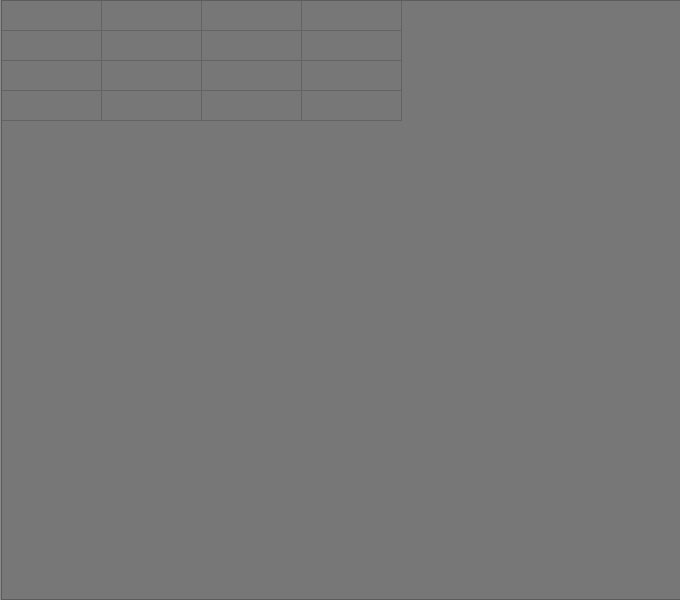
<?xml version="1.0" encoding="UTF-8"?>
<ui version="4.0">
 <class>PdThumbSel</class>
 <widget class="QDialog" name="PdThumbSel">
  <property name="geometry">
   <rect>
    <x>0</x>
    <y>0</y>
    <width>680</width>
    <height>600</height>
   </rect>
  </property>
  <property name="minimumSize">
   <size>
    <width>680</width>
    <height>600</height>
   </size>
  </property>
  <property name="palette">
   <palette>
    <active>
     <colorrole role="Base">
      <brush brushstyle="SolidPattern">
       <color alpha="255">
        <red>252</red>
        <green>252</green>
        <blue>252</blue>
       </color>
      </brush>
     </colorrole>
     <colorrole role="Window">
      <brush brushstyle="SolidPattern">
       <color alpha="255">
        <red>136</red>
        <green>136</green>
        <blue>136</blue>
       </color>
      </brush>
     </colorrole>
    </active>
    <inactive>
     <colorrole role="Base">
      <brush brushstyle="SolidPattern">
       <color alpha="255">
        <red>252</red>
        <green>252</green>
        <blue>252</blue>
       </color>
      </brush>
     </colorrole>
     <colorrole role="Window">
      <brush brushstyle="SolidPattern">
       <color alpha="255">
        <red>136</red>
        <green>136</green>
        <blue>136</blue>
       </color>
      </brush>
     </colorrole>
    </inactive>
    <disabled>
     <colorrole role="Base">
      <brush brushstyle="SolidPattern">
       <color alpha="255">
        <red>136</red>
        <green>136</green>
        <blue>136</blue>
       </color>
      </brush>
     </colorrole>
     <colorrole role="Window">
      <brush brushstyle="SolidPattern">
       <color alpha="255">
        <red>136</red>
        <green>136</green>
        <blue>136</blue>
       </color>
      </brush>
     </colorrole>
    </disabled>
   </palette>
  </property>
  <property name="windowTitle">
   <string>Select Picture</string>
  </property>
  <widget class="QTableWidget" name="tblThumbs">
   <property name="geometry">
    <rect>
     <x>1</x>
     <y>0</y>
     <width>680</width>
     <height>600</height>
    </rect>
   </property>
   <property name="minimumSize">
    <size>
     <width>680</width>
     <height>600</height>
    </size>
   </property>
   <property name="palette">
    <palette>
     <active>
      <colorrole role="WindowText">
       <brush brushstyle="SolidPattern">
        <color alpha="255">
         <red>255</red>
         <green>255</green>
         <blue>255</blue>
        </color>
       </brush>
      </colorrole>
      <colorrole role="Button">
       <brush brushstyle="SolidPattern">
        <color alpha="255">
         <red>119</red>
         <green>119</green>
         <blue>119</blue>
        </color>
       </brush>
      </colorrole>
      <colorrole role="Light">
       <brush brushstyle="SolidPattern">
        <color alpha="255">
         <red>179</red>
         <green>179</green>
         <blue>179</blue>
        </color>
       </brush>
      </colorrole>
      <colorrole role="Midlight">
       <brush brushstyle="SolidPattern">
        <color alpha="255">
         <red>149</red>
         <green>149</green>
         <blue>149</blue>
        </color>
       </brush>
      </colorrole>
      <colorrole role="Dark">
       <brush brushstyle="SolidPattern">
        <color alpha="255">
         <red>59</red>
         <green>59</green>
         <blue>59</blue>
        </color>
       </brush>
      </colorrole>
      <colorrole role="Mid">
       <brush brushstyle="SolidPattern">
        <color alpha="255">
         <red>79</red>
         <green>79</green>
         <blue>79</blue>
        </color>
       </brush>
      </colorrole>
      <colorrole role="Text">
       <brush brushstyle="SolidPattern">
        <color alpha="255">
         <red>255</red>
         <green>255</green>
         <blue>255</blue>
        </color>
       </brush>
      </colorrole>
      <colorrole role="BrightText">
       <brush brushstyle="SolidPattern">
        <color alpha="255">
         <red>255</red>
         <green>255</green>
         <blue>255</blue>
        </color>
       </brush>
      </colorrole>
      <colorrole role="ButtonText">
       <brush brushstyle="SolidPattern">
        <color alpha="255">
         <red>255</red>
         <green>255</green>
         <blue>255</blue>
        </color>
       </brush>
      </colorrole>
      <colorrole role="Base">
       <brush brushstyle="SolidPattern">
        <color alpha="255">
         <red>119</red>
         <green>119</green>
         <blue>119</blue>
        </color>
       </brush>
      </colorrole>
      <colorrole role="Window">
       <brush brushstyle="SolidPattern">
        <color alpha="255">
         <red>119</red>
         <green>119</green>
         <blue>119</blue>
        </color>
       </brush>
      </colorrole>
      <colorrole role="Shadow">
       <brush brushstyle="SolidPattern">
        <color alpha="255">
         <red>0</red>
         <green>0</green>
         <blue>0</blue>
        </color>
       </brush>
      </colorrole>
      <colorrole role="AlternateBase">
       <brush brushstyle="SolidPattern">
        <color alpha="255">
         <red>59</red>
         <green>59</green>
         <blue>59</blue>
        </color>
       </brush>
      </colorrole>
      <colorrole role="ToolTipBase">
       <brush brushstyle="SolidPattern">
        <color alpha="255">
         <red>255</red>
         <green>255</green>
         <blue>220</blue>
        </color>
       </brush>
      </colorrole>
      <colorrole role="ToolTipText">
       <brush brushstyle="SolidPattern">
        <color alpha="255">
         <red>0</red>
         <green>0</green>
         <blue>0</blue>
        </color>
       </brush>
      </colorrole>
     </active>
     <inactive>
      <colorrole role="WindowText">
       <brush brushstyle="SolidPattern">
        <color alpha="255">
         <red>255</red>
         <green>255</green>
         <blue>255</blue>
        </color>
       </brush>
      </colorrole>
      <colorrole role="Button">
       <brush brushstyle="SolidPattern">
        <color alpha="255">
         <red>119</red>
         <green>119</green>
         <blue>119</blue>
        </color>
       </brush>
      </colorrole>
      <colorrole role="Light">
       <brush brushstyle="SolidPattern">
        <color alpha="255">
         <red>179</red>
         <green>179</green>
         <blue>179</blue>
        </color>
       </brush>
      </colorrole>
      <colorrole role="Midlight">
       <brush brushstyle="SolidPattern">
        <color alpha="255">
         <red>149</red>
         <green>149</green>
         <blue>149</blue>
        </color>
       </brush>
      </colorrole>
      <colorrole role="Dark">
       <brush brushstyle="SolidPattern">
        <color alpha="255">
         <red>59</red>
         <green>59</green>
         <blue>59</blue>
        </color>
       </brush>
      </colorrole>
      <colorrole role="Mid">
       <brush brushstyle="SolidPattern">
        <color alpha="255">
         <red>79</red>
         <green>79</green>
         <blue>79</blue>
        </color>
       </brush>
      </colorrole>
      <colorrole role="Text">
       <brush brushstyle="SolidPattern">
        <color alpha="255">
         <red>255</red>
         <green>255</green>
         <blue>255</blue>
        </color>
       </brush>
      </colorrole>
      <colorrole role="BrightText">
       <brush brushstyle="SolidPattern">
        <color alpha="255">
         <red>255</red>
         <green>255</green>
         <blue>255</blue>
        </color>
       </brush>
      </colorrole>
      <colorrole role="ButtonText">
       <brush brushstyle="SolidPattern">
        <color alpha="255">
         <red>255</red>
         <green>255</green>
         <blue>255</blue>
        </color>
       </brush>
      </colorrole>
      <colorrole role="Base">
       <brush brushstyle="SolidPattern">
        <color alpha="255">
         <red>119</red>
         <green>119</green>
         <blue>119</blue>
        </color>
       </brush>
      </colorrole>
      <colorrole role="Window">
       <brush brushstyle="SolidPattern">
        <color alpha="255">
         <red>119</red>
         <green>119</green>
         <blue>119</blue>
        </color>
       </brush>
      </colorrole>
      <colorrole role="Shadow">
       <brush brushstyle="SolidPattern">
        <color alpha="255">
         <red>0</red>
         <green>0</green>
         <blue>0</blue>
        </color>
       </brush>
      </colorrole>
      <colorrole role="AlternateBase">
       <brush brushstyle="SolidPattern">
        <color alpha="255">
         <red>59</red>
         <green>59</green>
         <blue>59</blue>
        </color>
       </brush>
      </colorrole>
      <colorrole role="ToolTipBase">
       <brush brushstyle="SolidPattern">
        <color alpha="255">
         <red>255</red>
         <green>255</green>
         <blue>220</blue>
        </color>
       </brush>
      </colorrole>
      <colorrole role="ToolTipText">
       <brush brushstyle="SolidPattern">
        <color alpha="255">
         <red>0</red>
         <green>0</green>
         <blue>0</blue>
        </color>
       </brush>
      </colorrole>
     </inactive>
     <disabled>
      <colorrole role="WindowText">
       <brush brushstyle="SolidPattern">
        <color alpha="255">
         <red>59</red>
         <green>59</green>
         <blue>59</blue>
        </color>
       </brush>
      </colorrole>
      <colorrole role="Button">
       <brush brushstyle="SolidPattern">
        <color alpha="255">
         <red>119</red>
         <green>119</green>
         <blue>119</blue>
        </color>
       </brush>
      </colorrole>
      <colorrole role="Light">
       <brush brushstyle="SolidPattern">
        <color alpha="255">
         <red>179</red>
         <green>179</green>
         <blue>179</blue>
        </color>
       </brush>
      </colorrole>
      <colorrole role="Midlight">
       <brush brushstyle="SolidPattern">
        <color alpha="255">
         <red>149</red>
         <green>149</green>
         <blue>149</blue>
        </color>
       </brush>
      </colorrole>
      <colorrole role="Dark">
       <brush brushstyle="SolidPattern">
        <color alpha="255">
         <red>59</red>
         <green>59</green>
         <blue>59</blue>
        </color>
       </brush>
      </colorrole>
      <colorrole role="Mid">
       <brush brushstyle="SolidPattern">
        <color alpha="255">
         <red>79</red>
         <green>79</green>
         <blue>79</blue>
        </color>
       </brush>
      </colorrole>
      <colorrole role="Text">
       <brush brushstyle="SolidPattern">
        <color alpha="255">
         <red>59</red>
         <green>59</green>
         <blue>59</blue>
        </color>
       </brush>
      </colorrole>
      <colorrole role="BrightText">
       <brush brushstyle="SolidPattern">
        <color alpha="255">
         <red>255</red>
         <green>255</green>
         <blue>255</blue>
        </color>
       </brush>
      </colorrole>
      <colorrole role="ButtonText">
       <brush brushstyle="SolidPattern">
        <color alpha="255">
         <red>59</red>
         <green>59</green>
         <blue>59</blue>
        </color>
       </brush>
      </colorrole>
      <colorrole role="Base">
       <brush brushstyle="SolidPattern">
        <color alpha="255">
         <red>119</red>
         <green>119</green>
         <blue>119</blue>
        </color>
       </brush>
      </colorrole>
      <colorrole role="Window">
       <brush brushstyle="SolidPattern">
        <color alpha="255">
         <red>119</red>
         <green>119</green>
         <blue>119</blue>
        </color>
       </brush>
      </colorrole>
      <colorrole role="Shadow">
       <brush brushstyle="SolidPattern">
        <color alpha="255">
         <red>0</red>
         <green>0</green>
         <blue>0</blue>
        </color>
       </brush>
      </colorrole>
      <colorrole role="AlternateBase">
       <brush brushstyle="SolidPattern">
        <color alpha="255">
         <red>119</red>
         <green>119</green>
         <blue>119</blue>
        </color>
       </brush>
      </colorrole>
      <colorrole role="ToolTipBase">
       <brush brushstyle="SolidPattern">
        <color alpha="255">
         <red>255</red>
         <green>255</green>
         <blue>220</blue>
        </color>
       </brush>
      </colorrole>
      <colorrole role="ToolTipText">
       <brush brushstyle="SolidPattern">
        <color alpha="255">
         <red>0</red>
         <green>0</green>
         <blue>0</blue>
        </color>
       </brush>
      </colorrole>
     </disabled>
    </palette>
   </property>
   <property name="toolTip">
    <string>Double-click on picture to select.</string>
   </property>
   <property name="editTriggers">
    <set>QAbstractItemView::NoEditTriggers</set>
   </property>
   <property name="selectionMode">
    <enum>QAbstractItemView::SingleSelection</enum>
   </property>
   <property name="cornerButtonEnabled">
    <bool>false</bool>
   </property>
   <property name="rowCount">
    <number>4</number>
   </property>
   <property name="columnCount">
    <number>4</number>
   </property>
   <attribute name="horizontalHeaderVisible">
    <bool>false</bool>
   </attribute>
   <attribute name="verticalHeaderVisible">
    <bool>false</bool>
   </attribute>
   <row/>
   <row/>
   <row/>
   <row/>
   <column/>
   <column/>
   <column/>
   <column/>
  </widget>
 </widget>
 <resources/>
 <connections/>
 <slots>
  <slot>doDblClick(QModelIndex)</slot>
 </slots>
</ui>
